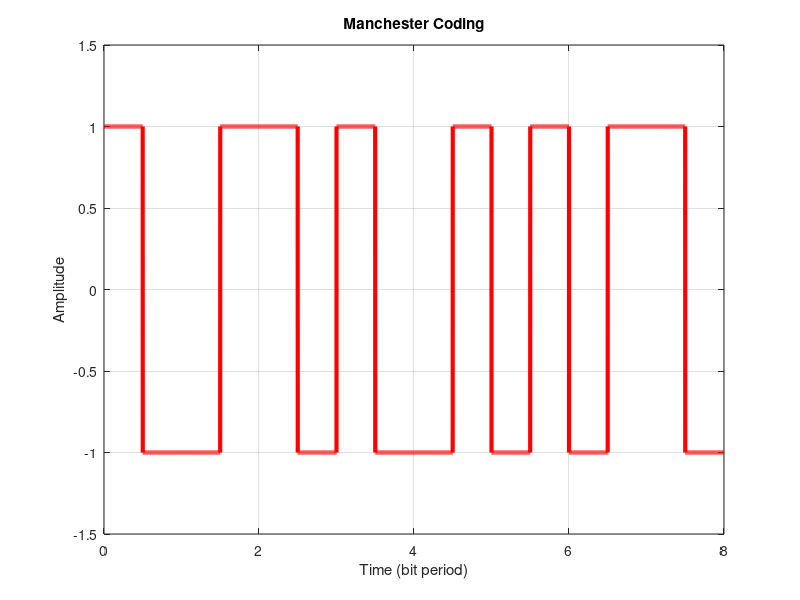

This chart was generated by the following MATLAB code:
clc;
clear all;
close all;
data = [ 0 1 0 0 1 1 1 0 ]
t = 0:0.001:1; %time duration of single pulse
digital_signal = []; 
time = [];
for i = 1:1:numel(data)
    pulse_half_1 = t(1:fix(numel(t)/2));
    pulse_half_2 = t((fix((numel(t)/2))+1):numel(t));
    if (data(i)==0)
        digital_signal = [digital_signal ones(1,length(pulse_half_1)) ]
        digital_signal = [digital_signal -1*ones(1,length(pulse_half_2)) ]
    else
        digital_signal = [digital_signal -1*ones(1,length(pulse_half_1)) ]
        digital_signal = [digital_signal ones(1,length(pulse_half_2)) ]
    end
    time = [time t]; t = t + 1; 
end;
% Plot the Digital Signal
 
plot(time,digital_signal,'r','LineWidth',3); 
xlabel('Time (bit period)'); 
ylabel('Amplitude'); title('Manchester Coding'); 
axis([0 time(end) -1.5 1.5]); 
grid on;
